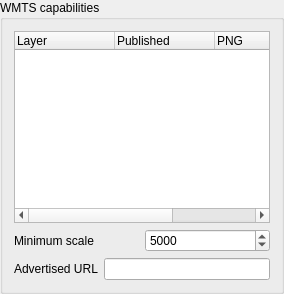
                <widget class="QgsCollapsibleGroupBox" name="grpWmtsCapabilities">
                 <property name="sizePolicy">
                  <sizepolicy hsizetype="Preferred" vsizetype="Preferred">
                   <horstretch>0</horstretch>
                   <verstretch>3</verstretch>
                  </sizepolicy>
                 </property>
                 <property name="title">
                  <string>WMTS capabilities</string>
                 </property>
                 <layout class="QGridLayout" name="gridLayout_20">
                  <item row="0" column="0">
                   <widget class="QTreeWidget" name="twWmtsLayers">
                    <property name="sizePolicy">
                     <sizepolicy hsizetype="Expanding" vsizetype="MinimumExpanding">
                      <horstretch>0</horstretch>
                      <verstretch>0</verstretch>
                     </sizepolicy>
                    </property>
                    <column>
                     <property name="text">
                      <string>Layer</string>
                     </property>
                    </column>
                    <column>
                     <property name="text">
                      <string>Published</string>
                     </property>
                    </column>
                    <column>
                     <property name="text">
                      <string>PNG</string>
                     </property>
                    </column>
                    <column>
                     <property name="text">
                      <string>JPEG</string>
                     </property>
                    </column>
                   </widget>
                  </item>
                  <item row="2" column="0">
                   <layout class="QHBoxLayout" name="horizontalLayout_16">
                    <item>
                     <widget class="QLabel" name="mWMTSMinScaleLabel">
                      <property name="text">
                       <string>Minimum scale</string>
                      </property>
                     </widget>
                    </item>
                    <item>
                     <widget class="QSpinBox" name="mWMTSMinScaleLineEdit">
                      <property name="minimum">
                       <number>1</number>
                      </property>
                      <property name="maximum">
                       <number>1000000000</number>
                      </property>
                      <property name="value">
                       <number>5000</number>
                      </property>
                     </widget>
                    </item>
                   </layout>
                  </item>
                  <item row="3" column="0">
                   <layout class="QHBoxLayout" name="horizontalLayout_15">
                    <item>
                     <widget class="QLabel" name="mWMTSUrlLabel">
                      <property name="text">
                       <string>Advertised URL</string>
                      </property>
                     </widget>
                    </item>
                    <item>
                     <widget class="QLineEdit" name="mWMTSUrlLineEdit"/>
                    </item>
                   </layout>
                  </item>
                 </layout>
                </widget>
